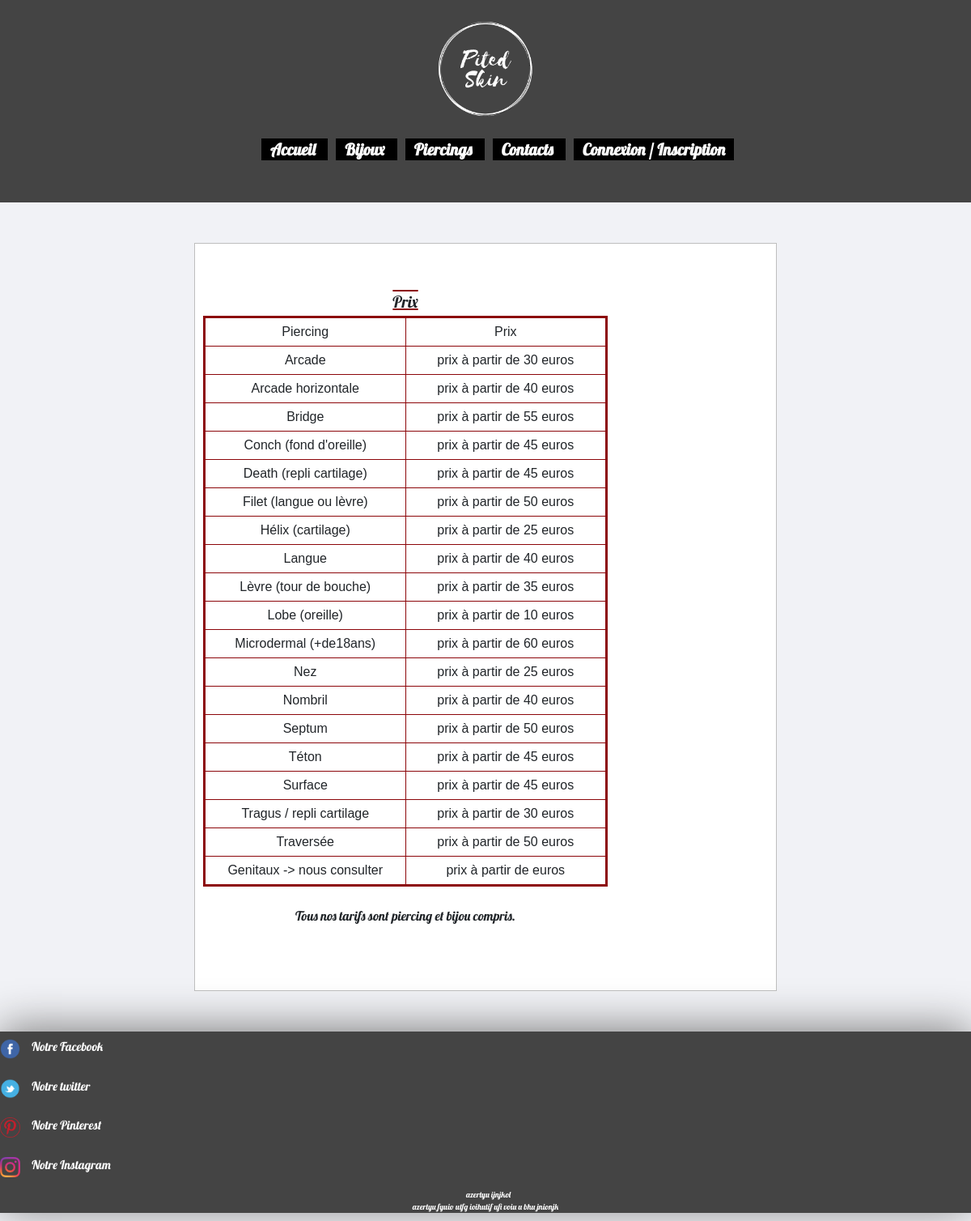
/pages/piercings.php, run on the app's committed database.
### tables this page shows
CREATE TABLE `test` (
  `id` int(11) NOT NULL,
  `piercing` varchar(255) DEFAULT NULL,
  `prix` double DEFAULT NULL
);

### pages/piercings.php (the view, shortened to what this page needs)
<!DOCTYPE html>
<html lang="fr">
<head>
  <link rel="stylesheet" href="../style/reset.css">
  <link rel="stylesheet" href="../style/style.css">
    <link rel="stylesheet" href="https://maxcdn.bootstrapcdn.com/bootstrap/4.0.0/css/bootstrap.min.css">
</head>
<body>
  <header>
     <?php include('./include/menu.php'); ?>
  </header>
  <main>
  <div id="tab">
    <h2> Prix </h2>
      <table id="prix">
          <tr id="tabtitle">
              <td> Piercing </td>
              <td> Prix </td>
          </tr>
        <?php include("./include/db.php");
        $req = $bdd->prepare('SELECT * FROM test');
        $req->execute();
        $result = $req->fetchAll();
        foreach ($result as $r) {
            ?>
            <tr>
                <td><?php echo $r['piercing']?> </td>
                <td> prix à partir de <?php echo $r['prix']?> euros</td>
            </tr>
        <?php
        }
        ?>
</table>
      <p id="tarif">Tous nos tarifs sont piercing et bijou compris.</p>
   </div>
  </main>
  <?php include('./include/footer.php'); ?>
</body>
</html>

### pages/include/menu.php (shortened to what this page needs)
<head>
</head>
        <header class="menu" style="text-align: center;">
            <img id="logo" src="../im/logo.png" alt="logo de pited skin"/>
            <ul id="menu" style="list-style-type: none;">
               <li style="display: inline; padding: 0 0.5em; background: #000 ; border: 1px solid #000000; font: 1em "Trebuchet MS",Arial,sans-serif ;">
                <a href="index.php" style=" text-decoration: none;">Accueil</a>
               </li>
                <li style="display: inline; padding: 0 0.5em; background: #000 ; border: 1px solid #000000; font: 1em "Trebuchet MS",Arial,sans-serif ;">
                  <a href="bijoux.php" style=" text-decoration: none;">Bijoux</a>
                </li>
                <li style="display: inline; padding: 0 0.5em; background: #000 ; border: 1px solid #000000; font: 1em "Trebuchet MS",Arial,sans-serif ;">
                  <a href="piercings.php" style=" text-decoration: none;">Piercings</a>
                </li>
                <li style="display: inline; padding: 0 0.5em; background: #000 ; border: 1px solid #000000; font: 1em "Trebuchet MS",Arial,sans-serif ;">
                  <a href="contacts.php" style=" text-decoration: none;">Contacts</a>
                </li>
                <li style="display: inline; padding: 0 0.5em; background: #000 ; border: 1px solid #000000; font: 1em "Trebuchet MS",Arial,sans-serif ;">
                <a href="login.php" style=" text-decoration: none;"> Connexion / Inscription </a>
                </li>
            </ul>
        </header>

### pages/include/footer.php (shortened to what this page needs)
<footer>
  <div id=" follow">
    <div class="site">
      <img class="icon" src="../im/fb.png" alt="icone facebook"/>
      <p class="text"> Notre Facebook </p>
    </div>
    <div class="site">
      <img class="icon" src="../im/twit.png" alt="icone twitter"/>
      <p class="text"> Notre twitter </p>
    </div>
    <div class="site">
      <img class="icon" src="../im/pint.png" alt="icone pinterest"/>
      <p class="text"> Notre Pinterest </p>
    </div>
    <div class="site">
      <img class="icon" src="../im/insta.png" alt="icone instagram"/>
      <p class="text"> Notre Instagram </p>
    </div>
  </div>
  <div id="textebas">
      <a id="a" href="#">azertyu ijnjkol</a>
      <p> azertyu fyuio utfg ioihutif ufi voiu u bhu jnionjk </p>
  </div>
</footer>

### style/style.css (style rules this page uses)
* { font-family: 'Lobster', cursive; }
body { background: #f1f2f6 !important; }
.icon { width: 25px; height: 25px; }
footer { background-color: #444444; margin-top: 50px; box-shadow: 0 -5px 50px grey; }
footer div div p.text { color : #fff; }
#a { margin-left: 48%; font-size : 10px; color : #fff; }
#textebas p { text-align: center; font-size: 10px; color : #fff; }
header { background-color: #444444 ; height : 250px; }
#menu { height : 130px; }
#menu li { font-size : 20px; background-color : #000; margin-left: 10px; }
#menu li a { color : #fff; font-weight: bold ; }
#logo { width : 150px; margin-bottom : 10px; margin-top: 10px; }
main { background-color:#fff; width : 60%; margin-left: auto; margin-right: auto; margin-top : 50px; padding: 10px 10px 70px 10px; border : solid #bebebe 1px; ; }
#tab { width : 500px; font-size: medium; text-align:left; margin-right: 100px; }
#tab h2 { text-decoration: underline overline #8C060A; padding-top : 50px; text-align :center; }
table { border: medium solid #8C060A; border-collapse: collapse; width: 100%; }
td { font-family: sans-serif; border: thin solid #8C060A; width: 50%; padding: 5px; text-align: center; background-color: #ffffff; }
#tarif { text-align : center; }
.text { color: #f2f2f2; font-size: 15px; padding: 8px 12px; display: inline-block; width: 300px; }

### data on the page
test: piercing "Arcade", prix "30"
test: piercing "Arcade horizontale", prix "40"
test: piercing "Bridge", prix "55"
test: piercing "Conch (fond d'oreille)", prix "45"
test: piercing "Death (repli cartilage)", prix "45"
test: piercing "Filet (langue ou lèvre)", prix "50"
test: piercing "Hélix (cartilage)", prix "25"
test: piercing "Langue", prix "40"
test: piercing "Lèvre (tour de bouche)", prix "35"
test: piercing "Lobe (oreille)", prix "10"
test: piercing "Microdermal (+de18ans)", prix "60"
test: piercing "Nez", prix "25"
test: piercing "Nombril", prix "40"
test: piercing "Septum", prix "50"
test: piercing "Téton", prix "45"
test: piercing "Surface", prix "45"
test: piercing "Tragus / repli cartilage", prix "30"
test: piercing "Traversée", prix "50"
test: piercing "Genitaux -> nous consulter"
